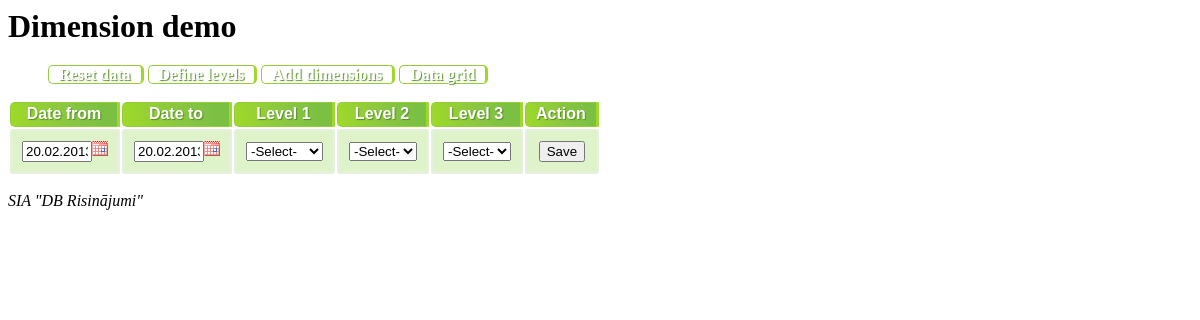
Before: /demo/split_popup.php?table_id=1&record_id=4&amt=30.99 with the older database file.
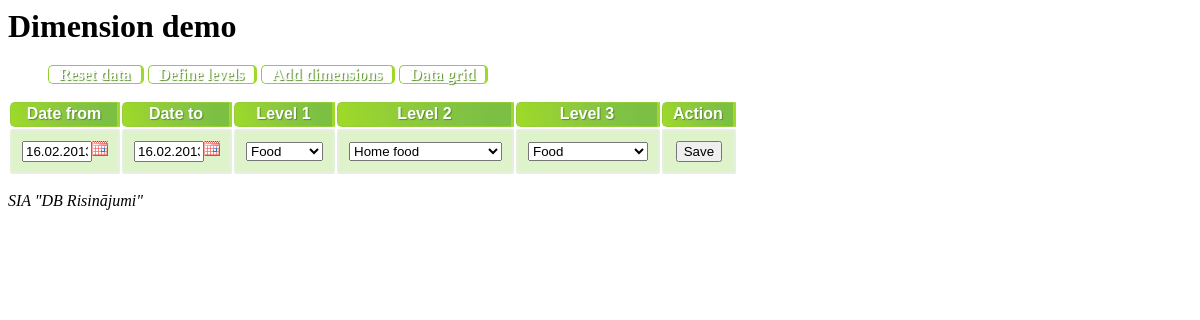
After: the same page with the newer database file.
### tables this page shows
CREATE TABLE `dim_data` (
  `id` int(11) NOT NULL AUTO_INCREMENT,
  `table_id` int(11) DEFAULT NULL,
  `record_id` int(11) DEFAULT NULL,
  `l1_id` int(11) DEFAULT NULL,
  `l2_id` int(11) DEFAULT NULL,
  `l3_id` int(11) DEFAULT NULL,
  `amt` decimal(10,0) DEFAULT NULL,
  `date_from` datetime DEFAULT NULL,
  `date_to` datetime DEFAULT NULL,
  PRIMARY KEY (`id`)
);

### src/DBRisinajumi/Dimensions/DimAutoload.php (called while the page is built, shortened)
<?php
class DimAutoload
{
    public static function load($class_name)
    {
        $sFile = dirname(dirname(dirname(__FILE__))).'/'.str_replace('\\', '/', $class_name).'.php';
        if (file_exists($sFile)) {
            return true;
        }
        return false;
    }
}

### src/DBRisinajumi/Dimensions/Data.php (called while the page is built, shortened)
<?php
class Data extends \DBRisinajumi\Dimensions\ADimension
{
    public function __construct(\mysqli $Database, Period $oPeriod)
    {
        $this->db = $Database;
    }
    public function getDimData($nTableId, $nRecordId)
    {
        $sSql = "
            SELECT
              dim_data.id,
              `table_id`,
              `record_id`,
              dim_data.l1_id,
              dim_data.l2_id,
              dim_data.l3_id,
              `amt`,
              `date_from`,
              `date_to`,
              dim_l1.code l1_code,
              dim_l2.code l2_code,
              dim_l3.code l3_code
            FROM
              dim_data
              LEFT OUTER JOIN dim_l1
                ON dim_data.l1_id = dim_l1.id
              LEFT OUTER JOIN dim_l2
                ON dim_data.l2_id = dim_l2.id
              LEFT OUTER JOIN dim_l3
                ON dim_data.l3_id = dim_l3.id
            WHERE
                dim_data.record_id = {$this->db->escape_string($nRecordId)} AND
                dim_data.table_id = {$this->db->escape_string($nTableId)}
        ";
        $q = $this->db->query($sSql) or error_log($this->db->error);
        if ($q->num_rows == 0) {
            return false;
        }
        return $q->fetch_assoc();
    }
    public function getUserDateFormat($sFormatType = 'php')
    {
        if ($sFormatType == 'php') {
            return  str_replace('%', '', $this->sUserDateFormat);
        }
        return $this->sUserDateFormat;
    }
}

### src/DBRisinajumi/Dimensions/Level.php (called while the page is built, shortened)
<?php
class Level extends \DBRisinajumi\Dimensions\ADimension
{
    public function __construct(\mysqli $Database)
    {
        $this->db = $Database;
    }
    public function listLevel($nParrentLevelId, $nLevel, $bShowHidden = false)
    {
        $nLevel = (int)$nLevel;
        $nParrentLevelId = (int)$nParrentLevelId;
        $sParrentLevelField = 'l' . ($nLevel - 1);
        $sSql = "";
        $bExternal = false;
        if ($nLevel == 3) {
            $sSql .= "
                SELECT
                    dim_table.level_select
                FROM
                    dim_l3 dl
                LEFT OUTER JOIN dim_table
                    ON dl.levels_table_id = dim_table.id
                WHERE
                    dl.l2_id = $nParrentLevelId
                    AND NOT dl.levels_table_id is null
                ";
            $q = $this->db->query($sSql);
            if ($q->num_rows == 1) {
                $aRow = $q->fetch_assoc();
                $sSql = $aRow['level_select'];
                $bExternal = true;
            } else {
                $sSql = '';
            }
        }
        if (empty($sSql)) {
            if ($nLevel == 1) {
                $sWhere = "";
                $sParentLevelIdSql = " '0' as parent_level_id";
            } else {
                $sWhere = "
                WHERE
                    {$sParrentLevelField}_id = $nParrentLevelId
                ";
                $sParentLevelIdSql = " {$sParrentLevelField}_id as parent_level_id";
            }
            $sSql .= "
            SELECT
                *,
                $sParentLevelIdSql
            FROM
                dim_l$nLevel
            $sWhere
            ORDER BY
                code
            ";
        }
        $q = $this->db->query($sSql);
        $aReturn = array();
        while ($row = $q->fetch_assoc()) {
            $a = array(
                'id' => $row['id'],
                'label' => $row['label'],
                'value' => $row['label'],
                'code' => $row['code'],
                'hidden' => $row['hidden'],
                'level' => $nLevel,
                'external' => $bExternal,
            );
            if ($sParrentLevelField != 'l0') {
                $a['parent_id'] = $nParrentLevelId;
            }
            $aReturn[] = $a;
        }
        return $aReturn;
    }
}

### demo/split_popup.php (the view, shortened to what the changed rows need)
<?php
require 'init.php';
$nTableId = (int)$_GET['table_id'];
$nRecordId = (int)$_GET['record_id'];
$oPeriod = new Period($Database);
$oPeriod->setPeriodType('monthly');
$oData = new Data($Database, $oPeriod);
$oLevel = new Level($Database);
$aDimData = $oData->getDimData($nTableId, $nRecordId);
$sDateFrom = $sDateTo = date($oData->getUserDateFormat());
if (!empty($aDimData['date_from'])) {
    $sDateFrom = date($oData->getUserDateFormat(), strtotime($aDimData['date_from']));
}
if (!empty($aDimData['date_to'])) {
    $sDateTo = date($oData->getUserDateFormat(), strtotime($aDimData['date_to']));
}
require 'views/header.php';
?>
<form method="post" action="">
<table class="dim_table">
    <tr>
        <th>Date from</th>
        <th>Date to</th>
        <th>Level 1</th>
        <th>Level 2</th>
        <th>Level 3</th>
        <th>Action</th>
    </tr>
<tr>
    <td><input name="dim_date_from" value="<?=$sDateFrom?>" class="date"/></td>
    <td><input name="dim_date_to" value="<?=$sDateTo?>" class="date"/></td>
    <td>
        <select name="dim_l1_id">
        <option value="0">-Select-</option>
<?php
$aLevel = $oLevel->listLevel(null, Level::LEVEL_1);
foreach ($aLevel as $aLevelRecord) {
    $sHtmlSelected = $aDimData['l1_id'] == $aLevelRecord['id'] ? ' selected="selected"' : '';
    ?>
    <option value="<?=$aLevelRecord['id']?>"<?=$sHtmlSelected?>><?=$aLevelRecord['code']?></option>
    <?php
}
?>
        </select>
    </td>
    <td>
        <select name="dim_l2_id">
        <option value="0">-Select-</option>
<?php
$aLevel = $oLevel->listLevel($aDimData['l1_id'], Level::LEVEL_2);
foreach ($aLevel as $aLevelRecord) {
    $sHtmlSelected = $aDimData['l2_id'] == $aLevelRecord['id'] ? ' selected="selected"' : '';
    ?>
    <option value="<?=$aLevelRecord['id']?>"<?=$sHtmlSelected?>><?=$aLevelRecord['code']?></option>
    <?php
}
?>
        </select>
    </td>
    <td>
        <select name="dim_l3_id">
        <option value="0">-Select-</option>
<?php
$aLevel = $oLevel->listLevel($aDimData['l2_id'], Level::LEVEL_3);
foreach ($aLevel as $aLevelRecord) {
    $sHtmlSelected = $aDimData['l3_id'] == $aLevelRecord['id'] ? ' selected="selected"' : '';
    ?>
    <option value="<?=$aLevelRecord['id']?>"<?=$sHtmlSelected?>><?=$aLevelRecord['code']?></option>
    <?php
}
?>
        </select>
    </td>
</tr>
</table>
</form>
<?php
require 'views/footer.php';

Changed rows visible on the page:
added dim_data: dim_date_from "16.02.2013", dim_date_to "16.02.2013"
Other visible differences:
form field dim_l1_id: "-Select-" → "Food"
form field dim_l2_id: "-Select-" → "Home food"
form field dim_l3_id: "-Select-" → "Food"
form field dim_date_from: "20.02.2013" → (not shown)
form field dim_date_to: "20.02.2013" → (not shown)
